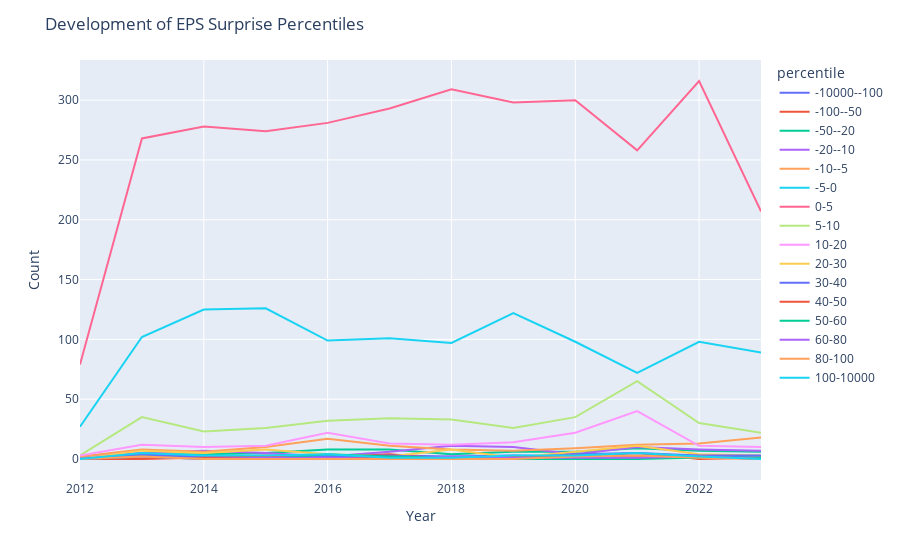

Notebook code cell kept with this figure:
### Code cell
# Melt the DataFrame to long format
df_percentiles_plot = df_percentiles.reset_index().melt(id_vars="index", var_name="percentile", value_name="count")

# Create line plot
fig = px.line(df_percentiles_plot, x="index", y="count", color="percentile")

# Set plot title and axis labels
fig.update_layout(title="Development of EPS Surprise Percentiles",
                   xaxis_title="Year",
                   yaxis_title="Count")

# Show plot
fig.show()

### Figure 1 — Plotly figure (JSON) as saved in the notebook; plotly's stock layout.template omitted (floating-point values rounded to 4 significant figures)
{"data": [{"hovertemplate": "percentile=-10000--100<br>index=%{x}<br>count=%{y}<extra></extra>", "legendgroup": "-10000--100", "line": {"color": "#636efa", "dash": "solid"}, "mode": "lines", "name": "-10000--100", "orientation": "h", "showlegend": true, "type": "scatter", "x": [2012, 2013, 2014, 2015, 2016, 2017, 2018, 2019, 2020, 2021, 2022, 2023], "xaxis": "x", "y": [1, 3, 1, 1, 3, 3, 2, 3, 2, 2, 2, 2], "yaxis": "y"}, {"hovertemplate": "percentile=-100--50<br>index=%{x}<br>count=%{y}<extra></extra>", "legendgroup": "-100--50", "line": {"color": "#EF553B", "dash": "solid"}, "mode": "lines", "name": "-100--50", "orientation": "h", "showlegend": true, "type": "scatter", "x": [2012, 2013, 2014, 2015, 2016, 2017, 2018, 2019, 2020, 2021, 2022, 2023], "xaxis": "x", "y": [0, 1, 1, 3, 2, 4, 0, 1, 2, 5, 0, 1], "yaxis": "y"}, {"hovertemplate": "percentile=-50--20<br>index=%{x}<br>count=%{y}<extra></extra>", "legendgroup": "-50--20", "line": {"color": "#00cc96", "dash": "solid"}, "mode": "lines", "name": "-50--20", "orientation": "h", "showlegend": true, "type": "scatter", "x": [2012, 2013, 2014, 2015, 2016, 2017, 2018, 2019, 2020, 2021, 2022, 2023], "xaxis": "x", "y": [0, 4, 4, 5, 8, 8, 4, 6, 6, 9, 7, 6], "yaxis": "y"}, {"hovertemplate": "percentile=-20--10<br>index=%{x}<br>count=%{y}<extra></extra>", "legendgroup": "-20--10", "line": {"color": "#ab63fa", "dash": "solid"}, "mode": "lines", "name": "-20--10", "orientation": "h", "showlegend": true, "type": "scatter", "x": [2012, 2013, 2014, 2015, 2016, 2017, 2018, 2019, 2020, 2021, 2022, 2023], "xaxis": "x", "y": [2, 5, 7, 5, 2, 6, 11, 10, 4, 10, 8, 7], "yaxis": "y"}, {"hovertemplate": "percentile=-10--5<br>index=%{x}<br>count=%{y}<extra></extra>", "legendgroup": "-10--5", "line": {"color": "#FFA15A", "dash": "solid"}, "mode": "lines", "name": "-10--5", "orientation": "h", "showlegend": true, "type": "scatter", "x": [2012, 2013, 2014, 2015, 2016, 2017, 2018, 2019, 2020, 2021, 2022, 2023], "xaxis": "x", "y": [2, 8, 6, 10, 17, 11, 8, 7, 9, 12, 13, 18], "yaxis": "y"}, {"hovertemplate": "percentile=-5-0<br>index=%{x}<br>count=%{y}<extra></extra>", "legendgroup": "-5-0", "line": {"color": "#19d3f3", "dash": "solid"}, "mode": "lines", "name": "-5-0", "orientation": "h", "showlegend": true, "type": "scatter", "x": [2012, 2013, 2014, 2015, 2016, 2017, 2018, 2019, 2020, 2021, 2022, 2023], "xaxis": "x", "y": [27, 102, 125, 126, 99, 101, 97, 122, 98, 72, 98, 89], "yaxis": "y"}, {"hovertemplate": "percentile=0-5<br>index=%{x}<br>count=%{y}<extra></extra>", "legendgroup": "0-5", "line": {"color": "#FF6692", "dash": "solid"}, "mode": "lines", "name": "0-5", "orientation": "h", "showlegend": true, "type": "scatter", "x": [2012, 2013, 2014, 2015, 2016, 2017, 2018, 2019, 2020, 2021, 2022, 2023], "xaxis": "x", "y": [79, 268, 278, 274, 281, 293, 309, 298, 300, 258, 316, 207], "yaxis": "y"}, {"hovertemplate": "percentile=5-10<br>index=%{x}<br>count=%{y}<extra></extra>", "legendgroup": "5-10", "line": {"color": "#B6E880", "dash": "solid"}, "mode": "lines", "name": "5-10", "orientation": "h", "showlegend": true, "type": "scatter", "x": [2012, 2013, 2014, 2015, 2016, 2017, 2018, 2019, 2020, 2021, 2022, 2023], "xaxis": "x", "y": [3, 35, 23, 26, 32, 34, 33, 26, 35, 65, 30, 22], "yaxis": "y"}, {"hovertemplate": "percentile=10-20<br>index=%{x}<br>count=%{y}<extra></extra>", "legendgroup": "10-20", "line": {"color": "#FF97FF", "dash": "solid"}, "mode": "lines", "name": "10-20", "orientation": "h", "showlegend": true, "type": "scatter", "x": [2012, 2013, 2014, 2015, 2016, 2017, 2018, 2019, 2020, 2021, 2022, 2023], "xaxis": "x", "y": [3, 12, 10, 11, 22, 13, 12, 14, 22, 40, 11, 10], "yaxis": "y"}, {"hovertemplate": "percentile=20-30<br>index=%{x}<br>count=%{y}<extra></extra>", "legendgroup": "20-30", "line": {"color": "#FECB52", "dash": "solid"}, "mode": "lines", "name": "20-30", "orientation": "h", "showlegend": true, "type": "scatter", "x": [2012, 2013, 2014, 2015, 2016, 2017, 2018, 2019, 2020, 2021, 2022, 2023], "xaxis": "x", "y": [0, 7, 5, 8, 4, 2, 8, 1, 6, 11, 4, 3], "yaxis": "y"}, {"hovertemplate": "percentile=30-40<br>index=%{x}<br>count=%{y}<extra></extra>", "legendgroup": "30-40", "line": {"color": "#636efa", "dash": "solid"}, "mode": "lines", "name": "30-40", "orientation": "h", "showlegend": true, "type": "scatter", "x": [2012, 2013, 2014, 2015, 2016, 2017, 2018, 2019, 2020, 2021, 2022, 2023], "xaxis": "x", "y": [0, 4, 2, 1, 2, 3, 1, 1, 4, 5, 3, 3], "yaxis": "y"}, {"hovertemplate": "percentile=40-50<br>index=%{x}<br>count=%{y}<extra></extra>", "legendgroup": "40-50", "line": {"color": "#EF553B", "dash": "solid"}, "mode": "lines", "name": "40-50", "orientation": "h", "showlegend": true, "type": "scatter", "x": [2012, 2013, 2014, 2015, 2016, 2017, 2018, 2019, 2020, 2021, 2022, 2023], "xaxis": "x", "y": [0, 0, 1, 2, 0, 2, 0, 2, 3, 2, 2, 0], "yaxis": "y"}, {"hovertemplate": "percentile=50-60<br>index=%{x}<br>count=%{y}<extra></extra>", "legendgroup": "50-60", "line": {"color": "#00cc96", "dash": "solid"}, "mode": "lines", "name": "50-60", "orientation": "h", "showlegend": true, "type": "scatter", "x": [2012, 2013, 2014, 2015, 2016, 2017, 2018, 2019, 2020, 2021, 2022, 2023], "xaxis": "x", "y": [0, 2, 0, 0, 4, 2, 1, 0, 0, 0, 1, 1], "yaxis": "y"}, {"hovertemplate": "percentile=60-80<br>index=%{x}<br>count=%{y}<extra></extra>", "legendgroup": "60-80", "line": {"color": "#ab63fa", "dash": "solid"}, "mode": "lines", "name": "60-80", "orientation": "h", "showlegend": true, "type": "scatter", "x": [2012, 2013, 2014, 2015, 2016, 2017, 2018, 2019, 2020, 2021, 2022, 2023], "xaxis": "x", "y": [0, 2, 0, 1, 1, 0, 2, 1, 1, 1, 2, 0], "yaxis": "y"}, {"hovertemplate": "percentile=80-100<br>index=%{x}<br>count=%{y}<extra></extra>", "legendgroup": "80-100", "line": {"color": "#FFA15A", "dash": "solid"}, "mode": "lines", "name": "80-100", "orientation": "h", "showlegend": true, "type": "scatter", "x": [2012, 2013, 2014, 2015, 2016, 2017, 2018, 2019, 2020, 2021, 2022, 2023], "xaxis": "x", "y": [0, 2, 0, 0, 0, 0, 0, 0, 2, 3, 1, 0], "yaxis": "y"}, {"hovertemplate": "percentile=100-10000<br>index=%{x}<br>count=%{y}<extra></extra>", "legendgroup": "100-10000", "line": {"color": "#19d3f3", "dash": "solid"}, "mode": "lines", "name": "100-10000", "orientation": "h", "showlegend": true, "type": "scatter", "x": [2012, 2013, 2014, 2015, 2016, 2017, 2018, 2019, 2020, 2021, 2022, 2023], "xaxis": "x", "y": [0, 5, 3, 3, 4, 1, 1, 3, 3, 5, 2, 0], "yaxis": "y"}], "layout": {"legend": {"title": {"text": "percentile"}, "tracegroupgap": 0}, "margin": {"t": 60}, "title": {"text": "Development of EPS Surprise Percentiles"}, "xaxis": {"anchor": "y", "domain": [0, 1], "title": {"text": "Year"}}, "yaxis": {"anchor": "x", "domain": [0, 1], "title": {"text": "Count"}}}}
